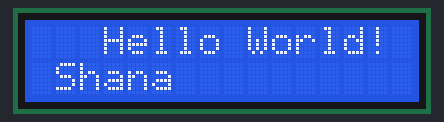
A sketch run on a simulated Arduino Uno, built with avr-gcc and run on an emulated ATmega328P. On the bench: 16×2 character LCD.

Above: at 0.1 s.
At 2.6 s:
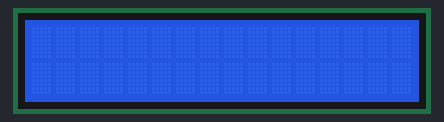

The sketch:

LCDdisplay.ino
```cpp
#include <LiquidCrystal_I2C.h>
#include <Wire.h>

LiquidCrystal_I2C lcd = LiquidCrystal_I2C(0x27, 16, 2);

void setup() {
  // put your setup code here, to run once:
  lcd.init();
  lcd.backlight();

}

void loop() {
  // put your main code here, to run repeatedly:

  lcd.setCursor(3, 0); // Set the cursor on the first column and first row.
  lcd.print("Hello World!"); // Print the string "Hello World!"
  lcd.setCursor(1, 1); //Set the cursor on the third column and the second row (counting starts at 0!).
  lcd.print("Shana");
  delay(2500);
  lcd.clear();
  delay(1000);
}
```

Measured:
- what the display in image 1 shows lasts 1.0 s, from 2.6 s to 3.6 s
